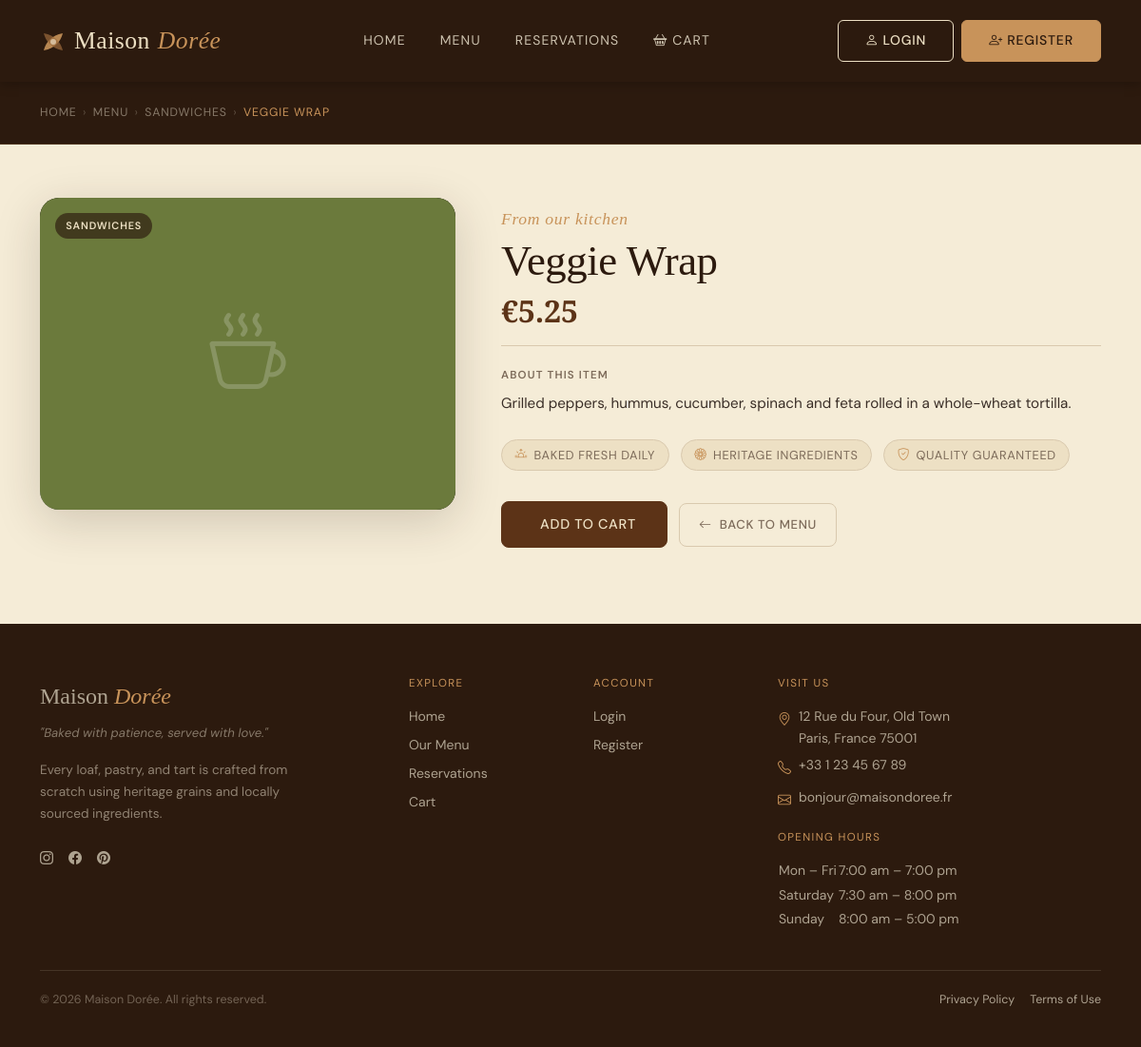
/product_details.php?id=26, run on an earlier commit of the app's database.
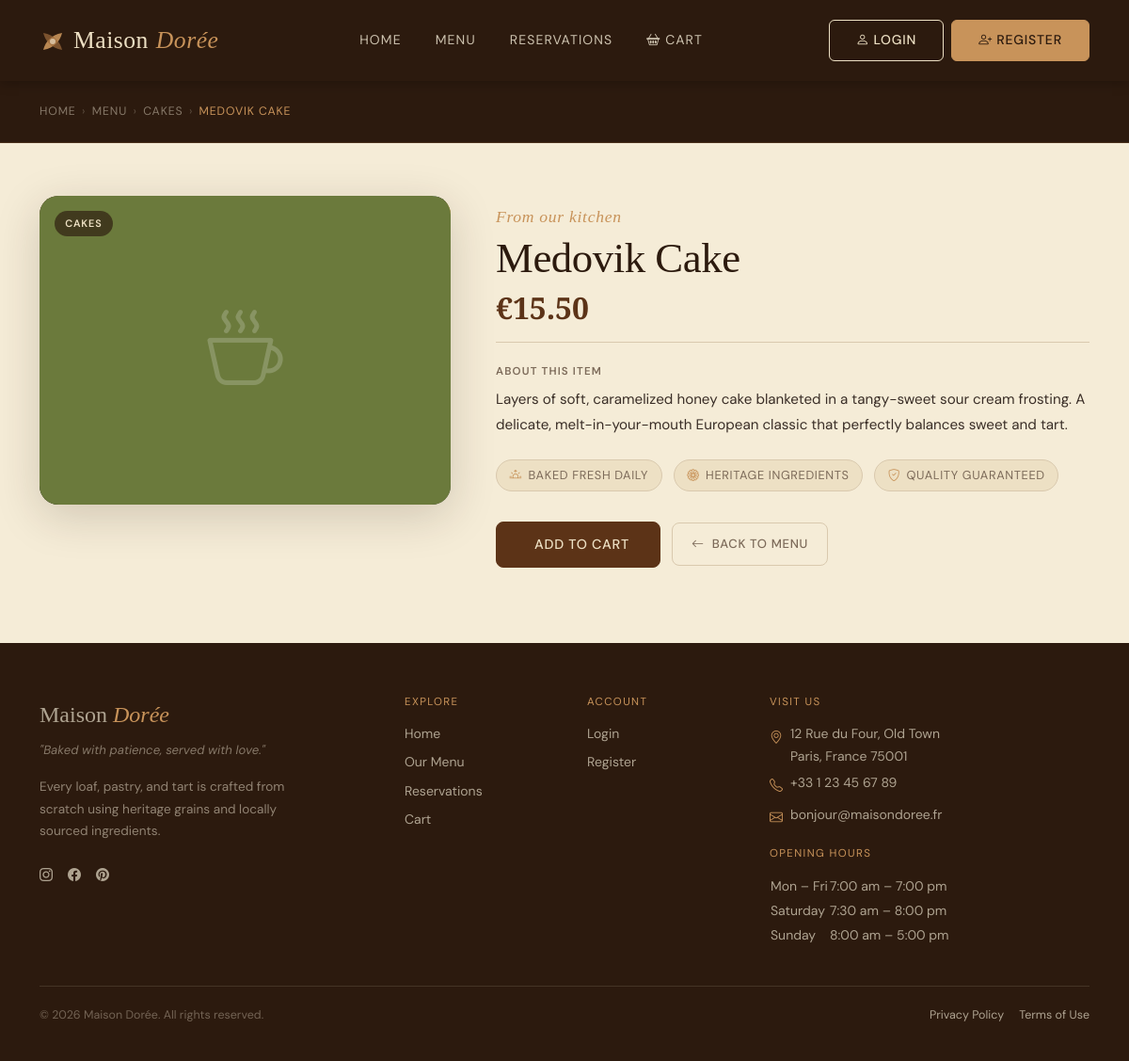
And on a later commit of the database.
### tables this page shows
CREATE TABLE `products` (
  `id` int(11) NOT NULL,
  `category_id` int(11) DEFAULT NULL,
  `name` varchar(100) NOT NULL,
  `description` text DEFAULT NULL,
  `price` decimal(10,2) NOT NULL,
  `image_url` varchar(255) DEFAULT NULL
);

CREATE TABLE `categories` (
  `id` int(11) NOT NULL,
  `name` varchar(50) NOT NULL
);

### db_connect.php (called while the page is built, shortened)
<?php
function db(): PDO {
    static $pdo = null;
    $dsn = sprintf('mysql:host=%s;port=%s;dbname=%s;charset=%s', DB_HOST, DB_PORT, DB_NAME, DB_CHARSET);
    $options = [
        PDO::ATTR_ERRMODE            => PDO::ERRMODE_EXCEPTION,
        PDO::ATTR_DEFAULT_FETCH_MODE => PDO::FETCH_ASSOC,
        PDO::ATTR_EMULATE_PREPARES   => false,
    ];
    try {
        $pdo = new PDO($dsn, DB_USER, DB_PASS, $options);
    } catch (PDOException $e) {
        error_log($e->getMessage());
        exit('Connection failed.');
    }
    return $pdo;
}
function db_fetch_one(string $sql, array $params = []): ?array {
    $stmt = db()->prepare($sql);
    $stmt->execute($params);
    $row = $stmt->fetch();
    return $row !== false ? $row : null;
}
?>

### product_details.php (the view, shortened to what the rows shown need)
<?php
require_once __DIR__ . '/db_connect.php';
$productId = filter_input(INPUT_GET, 'id', FILTER_VALIDATE_INT, [
    'options' => ['min_range' => 1],
]);
$product = db_fetch_one(
    'SELECT
         p.id,
         p.name,
         p.description,
         p.price,
         p.image_url,
         c.id   AS category_id,
         c.name AS category_name
     FROM products p
     JOIN categories c ON c.id = p.category_id
    WHERE p.id = :id
    LIMIT 1',
    [':id' => $productId]
);
$price  = number_format((float) $product['price'], 2);
$swatchColors = ['#C8935A','#9C6B3C','#5C3317','#EDE0C4','#C2796A','#6B7A3C','#4A7A8A'];
$swatch = $swatchColors[$product['id'] % count($swatchColors)];
require_once __DIR__ . '/header.php';
?>
<section class="pd-hero" aria-label="Product breadcrumb">
    <div class="container">
        <nav aria-label="Breadcrumb" class="pd-breadcrumb">
            <a href="index.php">Home</a>
            <span aria-hidden="true">›</span>
            <a href="products.php">Menu</a>
            <?php if (!empty($product['category_name'])): ?>
                <span aria-hidden="true">›</span>
                <a href="products.php?category_id=<?= (int) $product['category_id'] ?>">
                    <?= htmlspecialchars($product['category_name']) ?>
                </a>
            <?php endif; ?>
            <span aria-hidden="true">›</span>
            <span aria-current="page"><?= htmlspecialchars($product['name']) ?></span>
        </nav>
    </div>
</section>
<section class="pd-section" aria-labelledby="pd-product-name">
    <div class="container">
        <div class="row g-5 align-items-start">
            <div class="col-12 col-lg-5">
                <div class="pd-image-wrap">
                    <div class="pd-image-swatch"
                         style="background-color:<?= $swatch ?>;"
                         aria-hidden="true">
                        <i class="bi bi-cup-hot pd-image-swatch__icon"></i>
                    </div>
                    <?php if (!empty($product['category_name'])): ?>
                        <span class="pd-image-badge">
                            <?= htmlspecialchars($product['category_name']) ?>
                        </span>
                    <?php endif; ?>
                </div>
            </div>
            <div class="col-12 col-lg-7">
                <div class="pd-details">
                    <span class="label-script">From our kitchen</span>
                    <h1 class="pd-details__name" id="pd-product-name">
                        <?= htmlspecialchars($product['name']) ?>
                    </h1>
                    <p class="pd-details__price" aria-label="Price: €<?= $price ?>">
                        €<?= $price ?>
                    </p>
                    <hr class="pd-divider">
                    <?php if (!empty($product['description'])): ?>
                        <div class="pd-details__desc">
                            <h2 class="pd-details__desc-label">About this item</h2>
                            <p><?= nl2br(htmlspecialchars($product['description'])) ?></p>
                        </div>
                    <?php else: ?>
                        <p class="pd-details__desc-empty">
                            No description available for this product yet.
                        </p>
                    <?php endif; ?>
                    <ul class="pd-trust" aria-label="Product highlights">
                        <li><i class="bi bi-sunrise" aria-hidden="true"></i> Baked fresh daily</li>
                        <li><i class="bi bi-flower1" aria-hidden="true"></i> Heritage ingredients</li>
                        <li><i class="bi bi-shield-check" aria-hidden="true"></i> Quality guaranteed</li>
                    </ul>
                    <div class="pd-actions">
                        <a
                            href="addtocart.php?id=<?= (int) $product['id'] ?>"
                            class="btn btn-primary btn-lg pd-actions__cart"
                            aria-label="Add <?= htmlspecialchars($product['name']) ?> to cart">
                        </a>
                        <a
                            href="products.php<?= !empty($product['category_id']) ? '?category_id=' . (int)$product['category_id'] : '' ?>"
                            class="btn btn-ghost pd-actions__back">
                        </a>
                    </div>
                </div>
            </div>
        </div>
    </div>
</section>
<?php require_once __DIR__ . '/footer.php'; ?>

What changed in the data, as far as the page shows it:
changed products: category.name "SANDWICHES" → "CAKES"; name "VEGGIE WRAP" → "MEDOVIK CAKE"; name "Veggie Wrap" → "Medovik Cake"; price "5.25" → "15.50"; description "Grilled peppers, hummus, cucumber, spinach and feta rolled in a whole-wheat tortilla." → "Layers of soft, caramelized honey cake blanketed in a tangy-sweet sour cream frosting. A delicate, melt-in-your-mouth European classic that perfectly balances sweet and tart."
